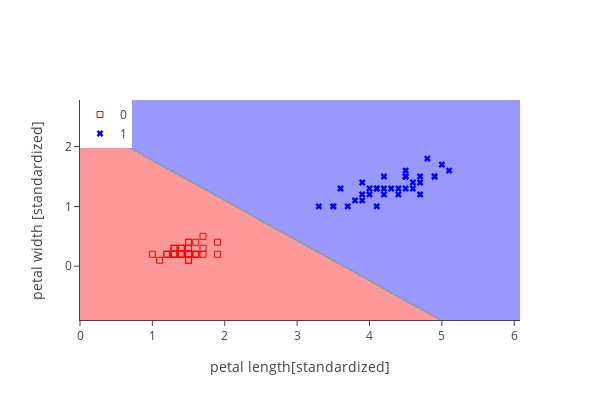

Source (notebook cell):
### Code cell
X_train_01_subset = X_train[(y_train ==0) | (y_train ==1)]
y_train_01_subset = y_train[(y_train ==0) | (y_train ==1)]
lrgd = LogisticRegressionGD(eta = 0.05, n_iter=1000, random_state=1)
lrgd.fit(X_train_01_subset, y_train_01_subset)
fig=plot_decision_regions_plotly(X=X_train_01_subset, y= y_train_01_subset, classifier=lrgd)
fig['layout']['xaxis'].update(title = 'petal length[standardized]')
fig['layout']['yaxis'].update(title = 'petal width [standardized]')
iplot(fig)

### Figure 1 — Plotly figure (JSON) as saved in the notebook; plotly's stock layout.template omitted (floating-point values rounded to 4 significant figures; data arrays with more than 128 entries replaced by an {"elided": "..."} marker saying what was removed)
{"data": [{"colorscale": [[0, "red"], [1, "blue"]], "opacity": 0.4, "showscale": false, "type": "contour", "x": {"elided": "305 float values"}, "y": {"elided": "185 float values"}, "z": {"elided": "185x305 int values"}}, {"marker": {"color": "red", "symbol": "square-open"}, "mode": "markers", "name": 0, "type": "scatter", "x": [1.4, 1.7, 1.2, 1.2, 1.3, 1.9, 1.6, 1.5, 1.6, 1.4, 1.9, 1, 1.5, 1.1, 1.7, 1.5, 1.5, 1.5, 1.3, 1.3, 1.6, 1.4, 1.5, 1.7, 1.5, 1.5, 1.4, 1.4, 1.5, 1.3, 1.4, 1.3, 1.6, 1.5, 1.3], "y": [0.2, 0.2, 0.2, 0.2, 0.2, 0.2, 0.2, 0.4, 0.2, 0.2, 0.4, 0.2, 0.1, 0.1, 0.3, 0.2, 0.2, 0.2, 0.3, 0.2, 0.2, 0.2, 0.4, 0.5, 0.2, 0.3, 0.2, 0.3, 0.1, 0.2, 0.3, 0.3, 0.4, 0.2, 0.2]}, {"marker": {"color": "blue", "symbol": "x"}, "mode": "markers", "name": 1, "type": "scatter", "x": [4.6, 3.3, 3.9, 4.7, 4, 3.5, 3.9, 4.5, 4.5, 3.8, 4.7, 4.1, 4.2, 4.9, 4.7, 3.5, 4.1, 3.7, 4.9, 4.5, 4.4, 3.6, 4.1, 4.8, 4.5, 4.5, 4.6, 5.1, 4.2, 3.9, 4.2, 4.3, 4.4, 5, 4], "y": [1.3, 1, 1.4, 1.2, 1.3, 1, 1.2, 1.5, 1.3, 1.1, 1.4, 1.3, 1.5, 1.5, 1.5, 1, 1, 1, 1.5, 1.6, 1.2, 1.3, 1.3, 1.8, 1.5, 1.5, 1.4, 1.6, 1.3, 1.1, 1.2, 1.3, 1.3, 1.7, 1.2]}], "layout": {"height": 400, "legend": {"x": 0, "y": 1}, "width": 600, "xaxis": {"showgrid": false, "showline": true, "title": "petal length[standardized]", "zeroline": false}, "yaxis": {"showgrid": false, "showline": true, "title": "petal width [standardized]", "zeroline": false}}}
